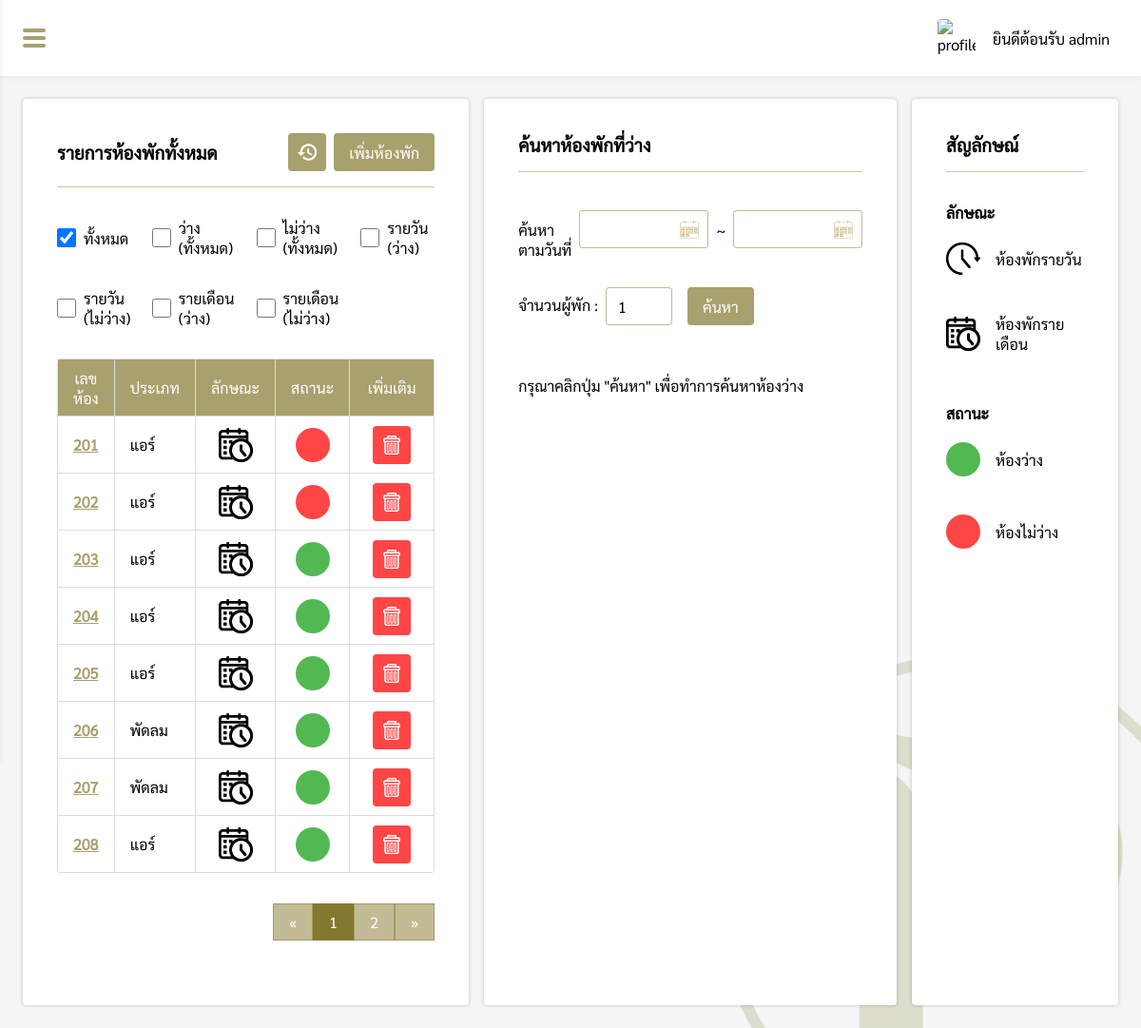
The page /pages/manage/roomList/index.php (signed in) on the database its author committed.
### tables this page shows
CREATE TABLE `roomlist` (
  `room_id` varchar(200) NOT NULL,
  `room_type` varchar(200) NOT NULL,
  `room_cat` varchar(20) NOT NULL,
  `room_status` varchar(200) NOT NULL
);

### pages/manage/roomList/index.php (the view, shortened to what this page needs)
<?php
if($_SESSION["level"] == "admin" || $_SESSION["level"] == "employee"){
    include("../../connection.php");
    $check = @$_REQUEST['Status'];
    $check2 = @$_REQUEST['style'];
    $from = @$_REQUEST['from'];
    $to = @$_REQUEST['to'];
    $people = @$_REQUEST['people'];
?>
<!DOCTYPE html>
<html lang="en">
<head>
    <link rel="stylesheet" href="../../../css/roomList.css">
    <link rel="stylesheet" href="../../../css/my-style.css">
    <link rel="stylesheet" href="../../../css/navbar.css">
</head>
<body>
    <?php include("../../../components/sidebar.php"); ?>
    <div class="box">
        <div id="box-padding" style="padding:24px;">
            <div class="box-grid">
                <div class="roomList-box">
                    <div class="header">
                        <h3>รายการห้องพักทั้งหมด</h3>
                        <div style="position:relative;">
                            <div class="option-grid" <?php if($_SESSION["level"] == "employee"){ echo "style='display:flex;'"; } ?>>
                                <a href="roomHistory.php"><button class="history-btn"></button></a>
                                <?php
                                if($_SESSION["level"] == "admin"){
                                ?>
                                <button id="addRoom">เพิ่มห้องพัก</button>
                                <?php } ?>
                            </div>
                        </div>
                    </div>
                    <div class="hr"></div>
                    <div class="checkbox-grid">
                        <div class="sub-checkbox-grid">
                            <input type="checkbox" name="" id="all" <?php if($check == ""){ echo "checked"; }?>>
                            <label>ทั้งหมด</label>
                        </div>
                        <div class="sub-checkbox-grid">
                            <input type="checkbox" name="" id="avai_all"
                                <?php if($check == "avai_all"){ echo "checked"; }?>>
                            <label>ว่าง (ทั้งหมด)</label>
                        </div>
                        <div class="sub-checkbox-grid">
                            <input type="checkbox" name="" id="unavai_all"
                                <?php if($check == "unavai_all"){ echo "checked"; }?>>
                            <label>ไม่ว่าง (ทั้งหมด)</label>
                        </div>
                        <div class="sub-checkbox-grid">
                            <input type="checkbox" name="" id="avai_daily"
                                <?php if($check == "avai_daily"){ echo "checked"; }?>>
                            <label>รายวัน (ว่าง)</label>
                        </div>
                        <div class="sub-checkbox-grid">
                            <input type="checkbox" name="" id="unavai_daily"
                                <?php if($check == "unavai_daily"){ echo "checked"; }?>>
                            <label>รายวัน (ไม่ว่าง)</label>
                        </div>
                        <div class="sub-checkbox-grid">
                            <input type="checkbox" name="" id="avai_month"
                                <?php if($check == "avai_month"){ echo "checked"; }?>>
                            <label>รายเดือน (ว่าง)</label>
                        </div>
                        <div class="sub-checkbox-grid">
                            <input type="checkbox" name="" id="unavai_month"
                                <?php if($check == "unavai_month"){ echo "checked"; }?>>
                            <label>รายเดือน (ไม่ว่าง)</label>
                        </div>
                    </div>
                    <?php
                    $perpage = 8;
                    if(isset($_GET['page'])){
                        $page = $_GET['page'];
                    }else{
                        $page = 1;
                    }
                    $start = ($page - 1) * $perpage;
                    if($check == "avai_all"){
                        $sql = "SELECT room_id, room_type, room_cat, room_status FROM roomlist WHERE room_status = 'ว่าง' ORDER BY room_id LIMIT {$start} , {$perpage}";
                    }else if($check == "unavai_all"){
                        $sql = "SELECT room_id, room_type, room_cat, room_status FROM roomlist WHERE room_status = 'ไม่ว่าง' ORDER BY room_id LIMIT {$start} , {$perpage}";
                    }else if($check == "avai_daily"){
                        $sql = "SELECT room_id, room_type, room_cat, room_status FROM roomlist WHERE room_status = 'ว่าง' AND room_cat = 'รายวัน' ORDER BY room_id LIMIT {$start} , {$perpage}";
                    }else if($check == "unavai_daily"){
                        $sql = "SELECT room_id, room_type, room_cat, room_status FROM roomlist WHERE room_status = 'ไม่ว่าง' AND room_cat = 'รายวัน' ORDER BY room_id LIMIT {$start} , {$perpage}";
                    }else if($check == "avai_month"){
                        $sql = "SELECT room_id, room_type, room_cat, room_status FROM roomlist WHERE room_status = 'ว่าง' AND room_cat = 'รายเดือน' ORDER BY room_id LIMIT {$start} , {$perpage}";
                    }else if($check == "unavai_month"){
                        $sql = "SELECT room_id, room_type, room_cat, room_status FROM roomlist WHERE room_status = 'ไม่ว่าง' AND room_cat = 'รายเดือน' ORDER BY room_id LIMIT {$start} , {$perpage}";
                    }else{
                        $sql = "SELECT room_id, room_type, room_cat, room_status FROM roomlist ORDER BY room_id LIMIT {$start} , {$perpage}";
                    }
                    $result = $conn->query($sql);
                    if ($result->num_rows > 0) {
                    ?>
                    <div style="overflow-x: auto;overflow-y:hidden;">
                        <table>
                            <tr>
                                <th>เลขห้อง</th>
                                <th>ประเภท</th>
                                <th>ลักษณะ</th>
                                <th>สถานะ</th>
                                <?php
                                if($_SESSION["level"] == "admin"){
                                ?>
                                <th>เพิ่มเติม</th>
                                <?php } ?>
                            </tr>
                            <?php
                            while($row = $result->fetch_assoc()) {
                            ?>
                            <tr>
                                <td><a href="<?php if($row["room_cat"] == "รายเดือน"){ echo "room_id.php?ID=".$row['room_id']; }else if($row["room_cat"] == "รายวัน"){ echo "roomdaily_id.php?ID=".$row['room_id']; } ?>"><?php echo $row["room_id"]; ?></a>
                                </td>
                                <td><?php echo $row["room_type"]; ?></td>
                                <td>
                                    <img id="cat" src="<?php if($row['room_cat'] == 'รายวัน'){ echo '../../../img/tool/clock-icon.png'; }else if($row['room_cat'] == 'รายเดือน'){ echo '../../../img/tool/calendar-icon.png'; } ?>" alt="category-icon">
                                </td>
                                <td><?php if($row["room_status"] == "ว่าง"){ echo "<div class='status-available'></div>"; }else{ echo "<div class='status-unavailable'></div>"; } ?></td>
                                <?php
                                if($_SESSION["level"] == "admin"){
                                ?>
                                <td>
                                    <div style="display:flex;justify-content:center;">
                                        <button id="<?php echo $row['room_id']; ?>" class="del-btn"></button>
                                    </div>
                                </td>
                                <?php } ?>
                            </tr>
                            <?php } ?>
                        </table>
                    </div>
                    <?php
                    if($check == "avai_all"){
                        $sql2 = "SELECT * FROM roomlist WHERE room_status = 'ว่าง'";
                    }else if($check == "unavai_all"){
                        $sql2 = "SELECT * FROM roomlist WHERE room_status = 'ไม่ว่าง'";
                    }else if($check == "avai_daily"){
                        $sql2 = "SELECT * FROM roomlist WHERE room_status = 'ว่าง' AND room_cat = 'รายวัน'";
                    }else if($check == "unavai_daily"){
                        $sql2 = "SELECT * FROM roomlist WHERE room_status = 'ไม่ว่าง' AND room_cat = 'รายวัน'";
                    }else if($check == "avai_month"){
                        $sql2 = "SELECT * FROM roomlist WHERE room_status = 'ว่าง' AND room_cat = 'รายเดือน'";
                    }else if($check == "unavai_month"){
                        $sql2 = "SELECT * FROM roomlist WHERE room_status = 'ว่าง' AND room_cat = 'รายเดือน'";
                    }else{
                        $sql2 = "SELECT * FROM roomlist";
                    }
                    $query2 = mysqli_query($conn, $sql2);
                    $total_record = mysqli_num_rows($query2);
                    $total_page = ceil($total_record / $perpage);
                    ?>
                    <div style="display:flex;justify-content:flex-end">
                        <div class="pagination">
                            <?php
                            if($check == "avai_all"){
                            ?>
                            <a href="index.php?Status=avai_all&page=1">&laquo;</a>
                            <?php for($i=1;$i<=$total_page;$i++){ ?>
                            <a href="index.php?Status=avai_all&page=<?php echo $i; ?>"
                                <?php if($page == $i){ echo "style='background-color: rgb(131, 120, 47, 1);color:#fff;'"; }?>><?php echo $i; ?></a>
                            <?php } ?>
                            <a href="index.php?Status=avai_all&page=<?php echo $total_page; ?>">&raquo;</a>
                            <?php
                            }else{
                            ?>
                            <a href="index.php?page=1">&laquo;</a>
                            <?php for($i=1;$i<=$total_page;$i++){ ?>
                            <a href="index.php?page=<?php echo $i; ?>"
                                <?php if($page == $i){ echo "style='background-color: rgb(131, 120, 47, 1);color:#fff;'"; }?>><?php echo $i; ?></a>
                            <?php } ?>
                            <a href="index.php?page=<?php echo $total_page; ?>">&raquo;</a>
                            <?php } ?>
                        </div>
                    </div>
                    <?php
                    }
                    ?>
                </div>
                <div class="roomList-box">
                    <h3>ค้นหาห้องพักที่ว่าง</h3>
                    <div class="hr"></div>
                    <div id="padding-searchbox" style="padding-top:32px;">
                        <div class="search">
                            <p style="padding:10px 8px 0 0;">ค้นหาตามวันที่</p>
                            <div id="from_box" style="position:relative;">
                                <input type="text" id="date_from" class="roundtrip-input"
                                    value="<?php if(isset($from)){ echo DateThai($from); }?>">
                                <h5 id="error-text" style="color:red;padding-top:4px;"></h5>
                            </div>
                            <label style="padding:10px 8px 0 8px;">~</label>
                            <div id="to_box" style="position:relative;">
                                <input type="text" id="date_to" class="roundtrip-input"
                                    value="<?php if(isset($to)){ echo DateThai($to); }?>">
                            </div>
                        </div>
                        <div style="height:81px;padding-top:20px;display:flex;align-items:flex-start;">
                            <label style="padding-top:8px;">จำนวนผู้พัก :</label>
                            <div>
                                <input id="people" type="text" style="margin:0 8px;" min="1"
                                    value="<?php if(isset($people)){ echo $people; }else{ echo 1; } ?>"
                                    maxlength="2">
                                <h5 id="error-number" style="color:red;padding:4px 0 0 8px;"></h5>
                            </div>
                            <button id="search_room" type="button">ค้นหา</button>
                        </div>
                        <div>
                            <?php
                            if(isset($from) && isset($to) && $check2 == "daily"){
                                $count_all_dailyRoom = mysqli_query($conn, "SELECT SUM(room_type = 'แอร์') AS room_daily_air, SUM(room_type = 'พัดลม') AS room_daily_fan FROM roomlist WHERE room_status = 'ว่าง' AND room_cat = 'รายวัน' ");
                                $result_all_dailyRoom = mysqli_fetch_assoc($count_all_dailyRoom);
                                $count_daily = mysqli_query($conn, "SELECT SUM(air_room) AS daily_count_air, SUM(fan_room) AS daily_count_fan FROM daily WHERE (check_in BETWEEN '$from' AND '$to') OR (check_out BETWEEN '$from' AND '$to') OR ('$from' BETWEEN check_in AND check_out) OR ('$to' BETWEEN check_in AND check_out )");
                                $result_daily = mysqli_fetch_assoc($count_daily);
                                $total_air_avai = intval($result_all_dailyRoom["room_daily_air"]) - intval($result_daily["daily_count_air"]);
                                $total_fan_avai = intval($result_all_dailyRoom["room_daily_fan"]) - intval($result_daily["daily_count_fan"]);
                            }else{
                                echo '<div style="padding-top:32px;">กรุณาคลิกปุ่ม "ค้นหา" เพื่อทำการค้นหาห้องว่าง</div>';
                            }
                            ?>
                        </div>
                    </div>
                </div>
                <div class="roomList-box">
                    <h3>สัญลักษณ์</h3>
                    <div class="hr"></div>
                    <div style="padding-top:32px;">
                        <h4>ลักษณะ</h4>
                        <div class="icon-grid">
                            <img src="../../../img/tool/clock-icon.png" alt="">
                            <p>ห้องพักรายวัน</p>
                        </div>
                        <div class="icon-grid">
                            <img src="../../../img/tool/calendar-icon.png" alt="">
                            <p>ห้องพักรายเดือน</p>
                        </div>
                    </div>
                    <div style="padding-top:32px;">
                        <h4>สถานะ</h4>
                        <div class="icon-grid">
                            <div class="status-available"></div>
                            <p>ห้องว่าง</p>
                        </div>
                        <div class="icon-grid">
                            <div class="status-unavailable"></div>
                            <p>ห้องไม่ว่าง</p>
                        </div>
                    </div>
                </div>
            </div>
        </div>
    </div>
</body>
</html>
<?php
}else{
    Header("Location: ../../login.php");
}

### rows shown on the page
roomlist: room_id "201", room_type "แอร์", room_status "ไม่ว่าง" (drawn)
roomlist: room_id "202", room_type "แอร์", room_status "ไม่ว่าง" (drawn)
roomlist: room_id "203", room_type "แอร์", room_status "ว่าง" (drawn)
roomlist: room_id "204", room_type "แอร์", room_status "ว่าง" (drawn)
roomlist: room_id "205", room_type "แอร์", room_status "ว่าง" (drawn)
roomlist: room_id "206", room_type "พัดลม", room_status "ว่าง" (drawn)
roomlist: room_id "207", room_type "พัดลม", room_status "ว่าง" (drawn)
roomlist: room_id "208", room_type "แอร์", room_status "ว่าง" (drawn)

### other values the page prints
$_SESSION['name'] "admin"
